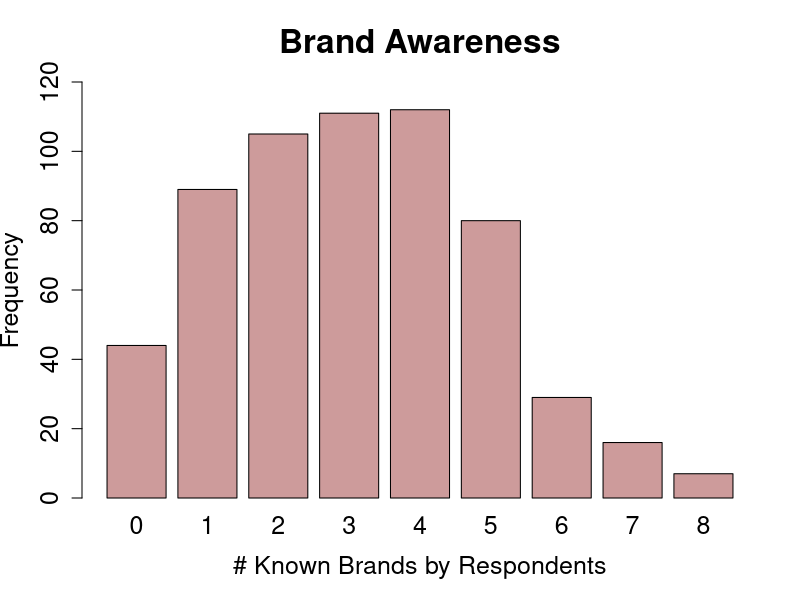
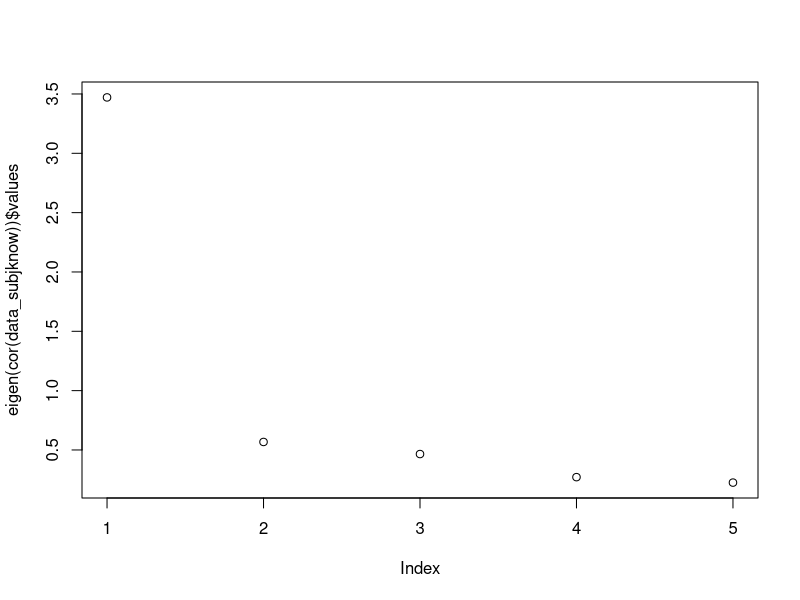
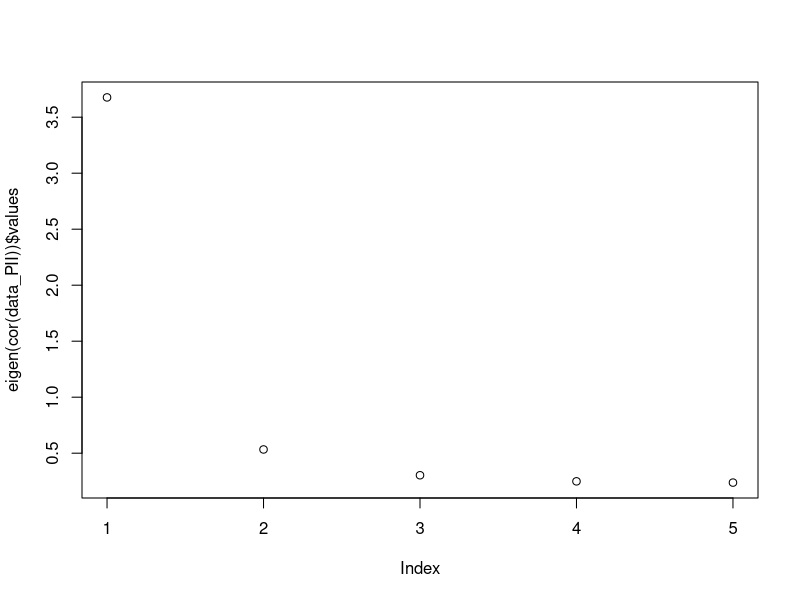
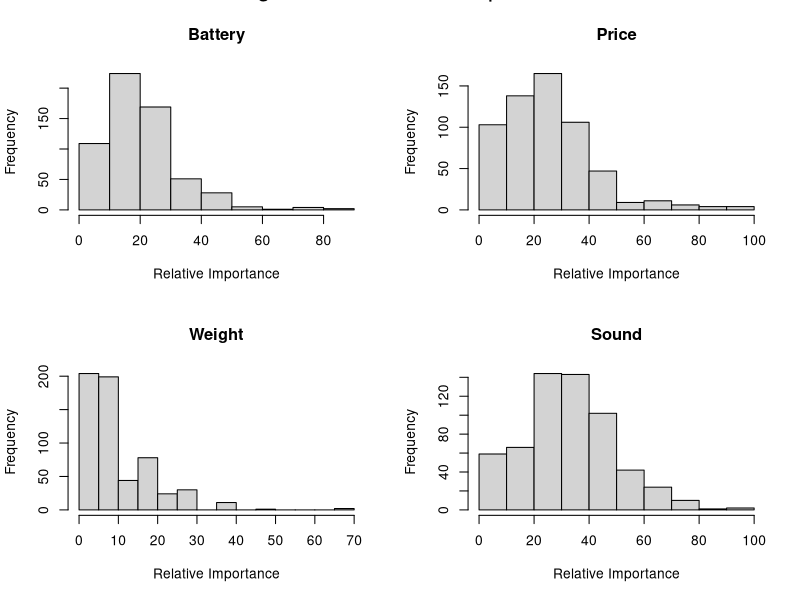
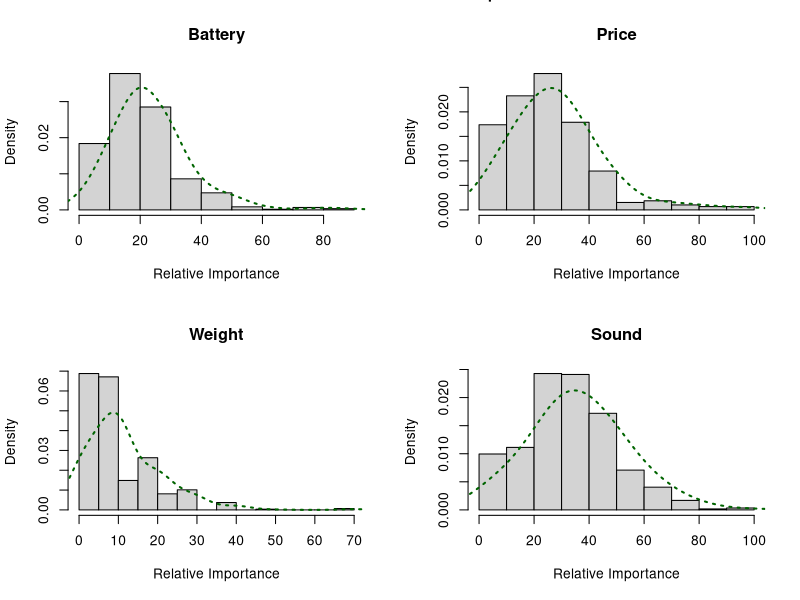

Write R code to recreate these figures, in order. (Note: this script raises an error after producing the figures.)
getwd()
setwd("~/Caci17/SWP3")

library(psych)
library(dplyr)

bluetooth <- read.csv("indivData.csv")

###---- Brand Awarenes ----

#bakalim kac kisi biliyormus
head <- c("Anker", "Bose", "JBL", "Philips", "Sony", "UE", "HarmanKardon", "Beats", "None", "Observations", "0", "1", "2", "3", "4", "5", "6", "7", "8", "Avr")

counts_general <- as.vector(rowSums(bluetooth[, c(4, 5, 6, 7, 8, 9, 10, 11)]))
#let's make a new column with counts general
bluetooth$brand_awareness <- as.factor(counts_general)
plot(bluetooth$brand_awareness, xlab="# Known Brands by Respondents", ylab = "Frequency", ylim=c(0,120), main = "Brand Awareness", col = "rosybrown3", cex.lab=1.5, cex.axis=1.5, cex.main=2, cex.sub=1.5, cex.names = 1.5)

general_sums <- c(sum(bluetooth$BrandAwareness_Anker), 
              sum(bluetooth$BrandAwareness_Bose),
              sum(bluetooth$BrandAwareness_JBL),
              sum(bluetooth$BrandAwareness_Philips),
              sum(bluetooth$BrandAwareness_Sony),
              sum(bluetooth$BrandAwareness_UE),
              sum(bluetooth$BrandAwareness_HarmanKardon),
              sum(bluetooth$BrandAwareness_Beats),
              sum(bluetooth$BrandAwareness_None),
              nrow(bluetooth),
              sum(counts_general == "0"),
              sum(counts_general == "1"),
              sum(counts_general == "2"),
              sum(counts_general == "3"),
              sum(counts_general == "4"),
              sum(counts_general == "5"),
              sum(counts_general == "6"),
              sum(counts_general == "7"),
              sum(counts_general == "8"),
              mean(counts_general)) #there is one person did not respond this question!

#hicbirini bilmiyorum diyen ama yine de baska markayi biliyorum diye isaretleyen olmus mu- olmamis baktim.

#cinsiyete gore ayiralim
female <- bluetooth[bluetooth$GenderLabel == "female", ]
male <- bluetooth[bluetooth$GenderLabel == "male", ]
no_gender_info <- bluetooth[bluetooth$GenderLabel == "Prefer not to answer", ]

counts_female <- as.vector(rowSums(female[, c(4, 5, 6, 7, 8, 9, 10, 11)]))
female_sums <- c(sum(female$BrandAwareness_Anker), 
                  sum(female$BrandAwareness_Bose),
                  sum(female$BrandAwareness_JBL),
                  sum(female$BrandAwareness_Philips),
                  sum(female$BrandAwareness_Sony),
                  sum(female$BrandAwareness_UE),
                  sum(female$BrandAwareness_HarmanKardon),
                  sum(female$BrandAwareness_Beats),
                  sum(female$BrandAwareness_None),
                  nrow(female),
                  sum(counts_female == "0"),
                  sum(counts_female == "1"),
                  sum(counts_female == "2"),
                  sum(counts_female == "3"),
                  sum(counts_female == "4"),
                  sum(counts_female == "5"),
                  sum(counts_female == "6"),
                  sum(counts_female == "7"),
                  sum(counts_female == "8"),
                  mean(counts_female))

counts_male <- as.vector(rowSums(male[, c(4, 5, 6, 7, 8, 9, 10, 11)]))
male_sums <- c(sum(male$BrandAwareness_Anker), 
                  sum(male$BrandAwareness_Bose),
                  sum(male$BrandAwareness_JBL),
                  sum(male$BrandAwareness_Philips),
                  sum(male$BrandAwareness_Sony),
                  sum(male$BrandAwareness_UE),
                  sum(male$BrandAwareness_HarmanKardon),
                  sum(male$BrandAwareness_Beats),
                  sum(male$BrandAwareness_None),
                  nrow(male),
                  sum(counts_male == "0"),
                  sum(counts_male == "1"),
                  sum(counts_male == "2"),
                  sum(counts_male == "3"),
                  sum(counts_male == "4"),
                  sum(counts_male == "5"),
                  sum(counts_male == "6"),
                  sum(counts_male == "7"),
                  sum(counts_male == "8"),
                  mean(counts_male))

counts_gender <- as.vector(rowSums(no_gender_info[, c(4, 5, 6, 7, 8, 9, 10, 11)]))
no_gender_sums <- c(sum(no_gender_info$BrandAwareness_Anker), 
                  sum(no_gender_info$BrandAwareness_Bose),
                  sum(no_gender_info$BrandAwareness_JBL),
                  sum(no_gender_info$BrandAwareness_Philips),
                  sum(no_gender_info$BrandAwareness_Sony),
                  sum(no_gender_info$BrandAwareness_UE),
                  sum(no_gender_info$BrandAwareness_HarmanKardon),
                  sum(no_gender_info$BrandAwareness_Beats),
                  sum(no_gender_info$BrandAwareness_None),
                  nrow(no_gender_info),
                  sum(counts_gender == "0"),
                  sum(counts_gender == "1"),
                  sum(counts_gender == "2"),
                  sum(counts_gender == "3"),
                  sum(counts_gender == "4"),
                  sum(counts_gender == "5"),
                  sum(counts_gender == "6"),
                  sum(counts_gender == "7"),
                  sum(counts_gender == "8"),
                  mean(counts_gender))
#by their occupation
employed <- bluetooth[bluetooth$OccupationLabel == "Employed",]
retired <- bluetooth[bluetooth$OccupationLabel == "Retired",]
selfemployed <- bluetooth[bluetooth$OccupationLabel == "Self-employed",]
student <- bluetooth[bluetooth$OccupationLabel == "Student",]
unemployed <- bluetooth[bluetooth$OccupationLabel == "Unemployed",]

counts_employed <- as.vector(rowSums(employed[, c(4, 5, 6, 7, 8, 9, 10, 11)]))
employed_sums <- c(sum(employed$BrandAwareness_Anker), 
                 sum(employed$BrandAwareness_Bose),
                 sum(employed$BrandAwareness_JBL),
                 sum(employed$BrandAwareness_Philips),
                 sum(employed$BrandAwareness_Sony),
                 sum(employed$BrandAwareness_UE),
                 sum(employed$BrandAwareness_HarmanKardon),
                 sum(employed$BrandAwareness_Beats),
                 sum(employed$BrandAwareness_None),
                 nrow(employed),
                 sum(counts_employed == "0"),
                 sum(counts_employed == "1"),
                 sum(counts_employed == "2"),
                 sum(counts_employed == "3"),
                 sum(counts_employed == "4"),
                 sum(counts_employed == "5"),
                 sum(counts_employed == "6"),
                 sum(counts_employed == "7"),
                 sum(counts_employed == "8"),
                 mean(counts_employed))

counts_retired <- as.vector(rowSums(retired[, c(4, 5, 6, 7, 8, 9, 10, 11)]))
retired_sums <- c(sum(retired$BrandAwareness_Anker), 
               sum(retired$BrandAwareness_Bose),
               sum(retired$BrandAwareness_JBL),
               sum(retired$BrandAwareness_Philips),
               sum(retired$BrandAwareness_Sony),
               sum(retired$BrandAwareness_UE),
               sum(retired$BrandAwareness_HarmanKardon),
               sum(retired$BrandAwareness_Beats),
               sum(retired$BrandAwareness_None),
               nrow(retired),
               sum(counts_retired == "0"),
               sum(counts_retired == "1"),
               sum(counts_retired == "2"),
               sum(counts_retired == "3"),
               sum(counts_retired == "4"),
               sum(counts_retired == "5"),
               sum(counts_retired == "6"),
               sum(counts_retired == "7"),
               sum(counts_retired == "8"),
               mean(counts_retired))

counts_selfemployed <- as.vector(rowSums(selfemployed[, c(4, 5, 6, 7, 8, 9, 10, 11)]))
selfemployed_sums <- c(sum(selfemployed$BrandAwareness_Anker), 
                    sum(selfemployed$BrandAwareness_Bose),
                    sum(selfemployed$BrandAwareness_JBL),
                    sum(selfemployed$BrandAwareness_Philips),
                    sum(selfemployed$BrandAwareness_Sony),
                    sum(selfemployed$BrandAwareness_UE),
                    sum(selfemployed$BrandAwareness_HarmanKardon),
                    sum(selfemployed$BrandAwareness_Beats),
                    sum(selfemployed$BrandAwareness_None),
                    nrow(selfemployed),
                    sum(counts_selfemployed == "0"),
                    sum(counts_selfemployed == "1"),
                    sum(counts_selfemployed == "2"),
                    sum(counts_selfemployed == "3"),
                    sum(counts_selfemployed == "4"),
                    sum(counts_selfemployed == "5"),
                    sum(counts_selfemployed == "6"),
                    sum(counts_selfemployed == "7"),
                    sum(counts_selfemployed == "8"),
                    mean(counts_selfemployed))

counts_student <- as.vector(rowSums(student[, c(4, 5, 6, 7, 8, 9, 10, 11)]))
student_sums <- c(sum(student$BrandAwareness_Anker), 
                      sum(student$BrandAwareness_Bose),
                      sum(student$BrandAwareness_JBL),
                      sum(student$BrandAwareness_Philips),
                      sum(student$BrandAwareness_Sony),
                      sum(student$BrandAwareness_UE),
                      sum(student$BrandAwareness_HarmanKardon),
                      sum(student$BrandAwareness_Beats),
                      sum(student$BrandAwareness_None),
                      nrow(student),
                      sum(counts_student == "0"),
                      sum(counts_student == "1"),
                      sum(counts_student == "2"),
                      sum(counts_student == "3"),
                      sum(counts_student == "4"),
                      sum(counts_student == "5"),
                      sum(counts_student == "6"),
                      sum(counts_student == "7"),
                      sum(counts_student == "8"),
                      mean(counts_student))

counts_unemployed <- as.vector(rowSums(unemployed[, c(4, 5, 6, 7, 8, 9, 10, 11)]))
unemployed_sums <- c(sum(unemployed$BrandAwareness_Anker), 
                       sum(unemployed$BrandAwareness_Bose),
                       sum(unemployed$BrandAwareness_JBL),
                       sum(unemployed$BrandAwareness_Philips),
                       sum(unemployed$BrandAwareness_Sony),
                       sum(unemployed$BrandAwareness_UE),
                       sum(unemployed$BrandAwareness_HarmanKardon),
                       sum(unemployed$BrandAwareness_Beats),
                       sum(unemployed$BrandAwareness_None),
                       nrow(unemployed),
                       sum(counts_unemployed == "0"),
                       sum(counts_unemployed == "1"),
                       sum(counts_unemployed == "2"),
                       sum(counts_unemployed == "3"),
                       sum(counts_unemployed == "4"),
                       sum(counts_unemployed == "5"),
                       sum(counts_unemployed == "6"),
                       sum(counts_unemployed == "7"),
                       sum(counts_unemployed == "8"),
                       mean(counts_unemployed))

#by income
levels(bluetooth$IncomeLabel)
#we have 8 levels, 1 to 7 is going in an increasing scale, while 8 is not specified 
bluetooth$Income <- as.factor(bluetooth$Income)
income1 <- bluetooth[bluetooth$Income == "1",]
income2 <- bluetooth[bluetooth$Income == "2",]
income3 <- bluetooth[bluetooth$Income == "3",]
income4 <- bluetooth[bluetooth$Income == "4",]
income5 <- bluetooth[bluetooth$Income == "5",]
income6 <- bluetooth[bluetooth$Income == "6",]
income7 <- bluetooth[bluetooth$Income == "7",]
income8 <- bluetooth[bluetooth$Income == "8",]


counts_income1 <- as.vector(rowSums(income1[, c(4, 5, 6, 7, 8, 9, 10, 11)]))
income1_sums <- c(sum(income1$BrandAwareness_Anker), 
                     sum(income1$BrandAwareness_Bose),
                     sum(income1$BrandAwareness_JBL),
                     sum(income1$BrandAwareness_Philips),
                     sum(income1$BrandAwareness_Sony),
                     sum(income1$BrandAwareness_UE),
                     sum(income1$BrandAwareness_HarmanKardon),
                     sum(income1$BrandAwareness_Beats),
                     sum(income1$BrandAwareness_None),
                     nrow(income1),
                     sum(counts_income1 == "0"),
                     sum(counts_income1 == "1"),
                     sum(counts_income1 == "2"),
                     sum(counts_income1 == "3"),
                     sum(counts_income1 == "4"),
                     sum(counts_income1 == "5"),
                     sum(counts_income1 == "6"),
                     sum(counts_income1 == "7"),
                     sum(counts_income1 == "8"),
                     mean(counts_income1))

counts_income2 <- as.vector(rowSums(income2[, c(4, 5, 6, 7, 8, 9, 10, 11)]))
income2_sums <- c(sum(income2$BrandAwareness_Anker), 
                     sum(income2$BrandAwareness_Bose),
                     sum(income2$BrandAwareness_JBL),
                     sum(income2$BrandAwareness_Philips),
                     sum(income2$BrandAwareness_Sony),
                     sum(income2$BrandAwareness_UE),
                     sum(income2$BrandAwareness_HarmanKardon),
                     sum(income2$BrandAwareness_Beats),
                     sum(income2$BrandAwareness_None),
                     nrow(income2),
                     sum(counts_income2 == "0"),
                     sum(counts_income2 == "1"),
                     sum(counts_income2 == "2"),
                     sum(counts_income2 == "3"),
                     sum(counts_income2 == "4"),
                     sum(counts_income2 == "5"),
                     sum(counts_income2 == "6"),
                     sum(counts_income2 == "7"),
                     sum(counts_income2 == "8"),
                     mean(counts_income2))


counts_income3 <- as.vector(rowSums(income3[, c(4, 5, 6, 7, 8, 9, 10, 11)]))
income3_sums <- c(sum(income3$BrandAwareness_Anker), 
                     sum(income3$BrandAwareness_Bose),
                     sum(income3$BrandAwareness_JBL),
                     sum(income3$BrandAwareness_Philips),
                     sum(income3$BrandAwareness_Sony),
                     sum(income3$BrandAwareness_UE),
                     sum(income3$BrandAwareness_HarmanKardon),
                     sum(income3$BrandAwareness_Beats),
                     sum(income3$BrandAwareness_None),
                     nrow(income3),
                     sum(counts_income3 == "0"),
                     sum(counts_income3 == "1"),
                     sum(counts_income3 == "2"),
                     sum(counts_income3 == "3"),
                     sum(counts_income3 == "4"),
                     sum(counts_income3 == "5"),
                     sum(counts_income3 == "6"),
                     sum(counts_income3 == "7"),
                     sum(counts_income3 == "8"),
                     mean(counts_income3))

counts_income4 <- as.vector(rowSums(income4[, c(4, 5, 6, 7, 8, 9, 10, 11)]))
income4_sums <- c(sum(income4$BrandAwareness_Anker), 
                     sum(income4$BrandAwareness_Bose),
                     sum(income4$BrandAwareness_JBL),
                     sum(income4$BrandAwareness_Philips),
                     sum(income4$BrandAwareness_Sony),
                     sum(income4$BrandAwareness_UE),
                     sum(income4$BrandAwareness_HarmanKardon),
                     sum(income4$BrandAwareness_Beats),
                     sum(income4$BrandAwareness_None),
                     nrow(income4),
                     sum(counts_income4 == "0"),
                     sum(counts_income4 == "1"),
                     sum(counts_income4 == "2"),
                     sum(counts_income4 == "3"),
                     sum(counts_income4 == "4"),
                     sum(counts_income4 == "5"),
                     sum(counts_income4 == "6"),
                     sum(counts_income4 == "7"),
                     sum(counts_income4 == "8"),
                     mean(counts_income4))

counts_income5 <- as.vector(rowSums(income5[, c(4, 5, 6, 7, 8, 9, 10, 11)]))
income5_sums <- c(sum(income5$BrandAwareness_Anker), 
                     sum(income5$BrandAwareness_Bose),
                     sum(income5$BrandAwareness_JBL),
                     sum(income5$BrandAwareness_Philips),
                     sum(income5$BrandAwareness_Sony),
                     sum(income5$BrandAwareness_UE),
                     sum(income5$BrandAwareness_HarmanKardon),
                     sum(income5$BrandAwareness_Beats),
                     sum(income5$BrandAwareness_None),
                     nrow(income5),
                     sum(counts_income5 == "0"),
                     sum(counts_income5 == "1"),
                     sum(counts_income5 == "2"),
                     sum(counts_income5 == "3"),
                     sum(counts_income5 == "4"),
                     sum(counts_income5 == "5"),
                     sum(counts_income5 == "6"),
                     sum(counts_income5 == "7"),
                     sum(counts_income5 == "8"),
                     mean(counts_income5))

counts_income6 <- as.vector(rowSums(income6[, c(4, 5, 6, 7, 8, 9, 10, 11)]))
income6_sums <- c(sum(income6$BrandAwareness_Anker), 
                     sum(income6$BrandAwareness_Bose),
                     sum(income6$BrandAwareness_JBL),
                     sum(income6$BrandAwareness_Philips),
                     sum(income6$BrandAwareness_Sony),
                     sum(income6$BrandAwareness_UE),
                     sum(income6$BrandAwareness_HarmanKardon),
                     sum(income6$BrandAwareness_Beats),
                     sum(income6$BrandAwareness_None),
                     nrow(income6),
                     sum(counts_income6 == "0"),
                     sum(counts_income6 == "1"),
                     sum(counts_income6 == "2"),
                     sum(counts_income6 == "3"),
                     sum(counts_income6 == "4"),
                     sum(counts_income6 == "5"),
                     sum(counts_income6 == "6"),
                     sum(counts_income6 == "7"),
                     sum(counts_income6 == "8"),
                     mean(counts_income6))

counts_income7 <- as.vector(rowSums(income7[, c(4, 5, 6, 7, 8, 9, 10, 11)]))
income7_sums <- c(sum(income7$BrandAwareness_Anker), 
                     sum(income7$BrandAwareness_Bose),
                     sum(income7$BrandAwareness_JBL),
                     sum(income7$BrandAwareness_Philips),
                     sum(income7$BrandAwareness_Sony),
                     sum(income7$BrandAwareness_UE),
                     sum(income7$BrandAwareness_HarmanKardon),
                     sum(income7$BrandAwareness_Beats),
                     sum(income7$BrandAwareness_None),
                     nrow(income7),
                     sum(counts_income7 == "0"),
                     sum(counts_income7 == "1"),
                     sum(counts_income7 == "2"),
                     sum(counts_income7 == "3"),
                     sum(counts_income7 == "4"),
                     sum(counts_income7 == "5"),
                     sum(counts_income7 == "6"),
                     sum(counts_income7 == "7"),
                     sum(counts_income7 == "8"),
                     mean(counts_income7))

counts_income8 <- as.vector(rowSums(income8[, c(4, 5, 6, 7, 8, 9, 10, 11)]))
income8_sums <- c(sum(income8$BrandAwareness_Anker), 
                     sum(income8$BrandAwareness_Bose),
                     sum(income8$BrandAwareness_JBL),
                     sum(income8$BrandAwareness_Philips),
                     sum(income8$BrandAwareness_Sony),
                     sum(income8$BrandAwareness_UE),
                     sum(income8$BrandAwareness_HarmanKardon),
                     sum(income8$BrandAwareness_Beats),
                     sum(income8$BrandAwareness_None),
                     nrow(income8),
                     sum(counts_income8 == "0"),
                     sum(counts_income8 == "1"),
                     sum(counts_income8 == "2"),
                     sum(counts_income8 == "3"),
                     sum(counts_income8 == "4"),
                     sum(counts_income8 == "5"),
                     sum(counts_income8 == "6"),
                     sum(counts_income8 == "7"),
                     sum(counts_income8 == "8"),
                     mean(counts_income8))

total_matrix <- rbind(general_sums,female_sums, male_sums, no_gender_sums ,
           employed_sums, retired_sums, selfemployed_sums, student_sums, unemployed_sums,
           income1_sums, income2_sums, income3_sums, income4_sums, income5_sums, income6_sums, income7_sums, income8_sums)
colnames(total_matrix) <- head
total_matrix

#write.csv(total_matrix, "file.csv")


### RELATIVE IMPORTANT FACTORS ANALYSIS - 0rki ORKUN

# genel data da insanlar neyi onemsemis, en fazla degerler vs....
relImportanceEveryone <- cbind(summary(bluetooth$RelImp_battery), summary(bluetooth$RelImp_price),
                       summary(bluetooth$RelImp_weight), summary(bluetooth$RelImp_sound) )
colnames(relImportanceEveryone) <- (cbind('Battery', 'Price', 'Weight', 'Sound'))

mean(x = sort(x = bluetooth$RelImp_weight)[-c(1, length(x = bluetooth$RelImp_weight))])

# sonra bu aynisini farkli yas-income-bilgi vs. gruplari icin yapilsin.

# relImportancePriceGroupedbyBrandAwareness <- bluetooth %>% group_by(BrandAwareness_Anker, BrandAwareness_Bose,
#                                                       BrandAwareness_JBL, BrandAwareness_Philips,
#                                                       BrandAwareness_Sony, BrandAwareness_UE,
#                                                       BrandAwareness_HarmanKardon, BrandAwareness_Beats,
# BrandAwareness_Beats, BrandAwareness_None) %>% summarise('Price Mean' = mean(RelImp_price))
# brand awareness a gore grouplamak cok anlamli bi sey cikarmiyo...

relImportancePrice_groupedbyAge <- bluetooth %>% group_by(Age) %>% summarise('Price Mean' = mean(RelImp_price))
relImportanceSound_groupedbyAge <- bluetooth %>% group_by(Age) %>% summarise('Sound Mean' = mean(RelImp_sound))
relImportanceBattery_groupedbyAge <- bluetooth %>% group_by(Age) %>% summarise('Battery Mean' = mean(RelImp_battery))
relImportanceWeight_groupedbyAge <- bluetooth %>% group_by(Age) %>% summarise('Weight Mean' = mean(RelImp_weight))


RelImportance_groupedbyAge<- cbind(relImportancePrice_groupedbyAge,
                                   relImportanceSound_groupedbyAge,
                                   relImportanceBattery_groupedbyAge,
                                   relImportanceWeight_groupedbyAge)
RelImportance_groupedbyAge <- RelImportance_groupedbyAge[, cbind(-3,-5,-7)]
RelImportance_groupedbyAge

write.table(RelImportance_groupedbyAge,file="RelImportance_groupedbyAge.txt", sep = '|')

relImportancePrice_groupedbyIncome <- bluetooth %>% group_by(Income) %>% summarise('Price Mean' = mean(RelImp_price))
relImportanceSound_groupedbyIncome <- bluetooth %>% group_by(Income) %>% summarise('Sound Mean' = mean(RelImp_sound))
relImportanceBattery_groupedbyIncome <- bluetooth %>% group_by(Income) %>% summarise('Battery Mean' = mean(RelImp_battery))
relImportanceWeight_groupedbyIncome <- bluetooth %>% group_by(Income) %>% summarise('Weight Mean' = mean(RelImp_weight))

RelImportance_groupedbyIncome<- cbind(relImportancePrice_groupedbyIncome,
                                      relImportanceSound_groupedbyIncome,
                                      relImportanceBattery_groupedbyIncome,
                                      relImportanceWeight_groupedbyIncome)
RelImportance_groupedbyIncome <- RelImportance_groupedbyIncome[, cbind(-3,-5,-7)]
RelImportance_groupedbyIncome

write.table(RelImportance_groupedbyIncome,file="RelImportance_groupedbyIncome.txt", sep = '|')


# TO-DO: otomatize edilebilir regex kullanilarak, kafam basmadi suan
# for (attribute in regexpr('RelImp_*', colnames(bluetooth))) {
#   hist(bluetooth$attribute, freq = FALSE)
#   lines(density(bluetooth$attribute))
# }

png("RelativeImportanceHistograms.png")

par(mfrow=c(2, 2)) # aslinda 2ye 2lik bir grafik template i aciyor

hist(bluetooth$RelImp_battery, freq = TRUE, main = 'Battery' , xlab = 'Relative Importance')

hist(bluetooth$RelImp_price, freq = TRUE, main = 'Price', xlab = 'Relative Importance')

hist(bluetooth$RelImp_weight, freq = TRUE, main = 'Weight', xlab = 'Relative Importance')

hist(bluetooth$RelImp_sound, freq = TRUE, main = 'Sound', xlab = 'Relative Importance')

mtext('Histograms of Relative Importances', outer = TRUE, cex = 1.5)

dev.off() 

# Open a png file
png("RelativeImportanceHistograms.png")

par(mfrow=c(2, 2)) # aslinda 2ye 2lik bir grafik template i aciyor

hist(bluetooth$RelImp_battery, freq = FALSE, main = 'Battery' , xlab = 'Relative Importance')
lines(density(bluetooth$RelImp_battery, adjust=2),
      col="darkgreen", lwd=2, lty= "dotted" )

hist(bluetooth$RelImp_price, freq = FALSE, main = 'Price', xlab = 'Relative Importance')
lines(density(bluetooth$RelImp_price, adjust=2),
      col="darkgreen", lwd=2, lty= "dotted" )

hist(bluetooth$RelImp_weight, freq = FALSE, main = 'Weight', xlab = 'Relative Importance')
lines(density(bluetooth$RelImp_weight, adjust=2),
      col="darkgreen", lwd=2, lty= "dotted" )

hist(bluetooth$RelImp_sound, freq = FALSE, main = 'Sound', xlab = 'Relative Importance')
lines(density(bluetooth$RelImp_sound, adjust=2),
      col="darkgreen", lwd=2, lty= "dotted" )

mtext('Distribution of Relative Importances', outer = TRUE, cex = 1.5)

# Close the png file
dev.off() 



#######              KNOWLEDGE ABOUT SPEAKERS

#1: I know pretty much
#2: not very knowledgeable
#3: expert (among the circle of friends)
#4: I know less (compared to most other people)
#5: I really don???t know

data_subjknow <- bluetooth %>%
  select(starts_with("SubjKnow"))

####      FACTOR ANALYSIS
# Eigenvalue -- finding the optimal number of factors
eigen(cor(data_subjknow))$values
plot(eigen(cor(data_subjknow))$values) # 1 tane factor yap diyor, ilk eigenvalue: 3,47, ikinci: 0.56
fa<-fa(data_subjknow,method=mle,scores='tenBerge',
       nfactors=1, rotate ="varimax")
fa
bluetooth$fa <- fa$scores

###      IntentToBuy'a gore : 
# Cok bilenler almaya daha mi meyilli?
scores<-aggregate(fa$scores, by=list(bluetooth$IntentToBuy),mean, na.rm=TRUE)
scores

# scores: IntentToBuy = 0 icin -0.075 , IntentToBuy = 1 icin 0.150, 
# bu cok bilenler almaya daha meyilli, such finding!! 


###     Relative Importance'a gore :
# Cok bilenler neye onem veriyor?

data_relimp <- bluetooth %>%
  select(starts_with("RelImp"))

bluetooth$RelImp <- colnames(data_relimp)[apply(data_relimp,1,which.max)]

scores<-aggregate(fa$scores, by=list(bluetooth$RelImp),mean, na.rm=TRUE)
scores
scores_sorted <- scores[order(scores[, "MR1"]), , drop = FALSE]
scores_sorted

# burda en buyuk deger buyukten kucuge : sound , battery , price , weight ( 0.17 , -0.018 , -0.148 , -0.69)
# yani en cok bilenler, relative importance larini ustteki siraya gore belirlemisler.

###     Gender'a gore : 
# Cok bilenlerin cinsiyeti ne? 

scores<-aggregate(fa$scores, by=list(bluetooth$GenderLabel),mean, na.rm=TRUE)
scores
scores_sorted <- scores[order(scores[, "MR1"]), , drop = FALSE]
scores_sorted

# burda en buyuk deger buyukten kucuge : male, no answer, female ( 0.35 , -0.119, -0.44)
# yani en cok bilenlerin sirasi yukaridaki gibi.


###     Age'e gore : 
# Cok bilenlerin yasi ne? 

levels(bluetooth$AgeLabel)
# 8 level var, "1": <18 ve "8": >=50
scores<-aggregate(fa$scores, by=list(bluetooth$AgeLabel),mean, na.rm=TRUE)
scores
scores_sorted <- scores[order(scores[, "MR1"]), , drop = FALSE]
scores_sorted

# karisik biraz 25-40 arasi daha cok biliyor, bi de 18 yas alti

###     Residence'a gore : 
# Cok bilenler nerde yasiyor? 

levels(bluetooth$Residence)
# 38 level var.
scores<-aggregate(fa$scores, by=list(bluetooth$Residence),mean, na.rm=TRUE)
scores
scores_sorted <- scores[order(scores[, "MR1"]), , drop = FALSE]
scores_sorted

# en cok bilen uclu: Macedonia, Iran, Spain
# en az bilen uclu: Portugal, Serbia, Ukraine


###     Occupation'a gore : 
# Cok bilenler nerde yasiyor? 

levels(bluetooth$OccupationLabel)
# 5 level var.
scores<-aggregate(fa$scores, by=list(bluetooth$OccupationLabel),mean, na.rm=TRUE)
scores
scores_sorted <- scores[order(scores[, "MR1"]), , drop = FALSE]
scores_sorted

# Cok bilenden az bilene : student, self-employed, employed, unemployed, retired


###     Education'a gore : 
# Cok bilenler ne kadar egitimli? 

levels(bluetooth$EducationLabel)
# 5 level var.
scores<-aggregate(fa$scores, by=list(bluetooth$EducationLabel),mean, na.rm=TRUE)
scores
scores_sorted <- scores[order(scores[, "MR1"]), , drop = FALSE]
scores_sorted

# Cok bilenden az bilene : undergraduate, graduate, high school, other, less than high school


###     Income'a gore : 
# Cok bilenler ne kadar parasi var? 

levels(bluetooth$IncomeLabel)
# 8 level var.
scores<-aggregate(fa$scores, by=list(bluetooth$IncomeLabel),mean, na.rm=TRUE)
scores
scores_sorted <- scores[order(scores[, "MR1"]), , drop = FALSE]
scores_sorted

# Cok bilenden az bilene : zenginler daha cok biliyor genelde :)




####                  IS IT IMPORTANT?

#1: important
#2: mean nothing
#3: matter
#4: significant
#5: no concern

data_PII <- bluetooth %>%
  select(starts_with("PII"))

####       FACTOR ANALYSIS
# Eigenvalue -- finding the optimal number of factors
eigen(cor(data_PII))$values
plot(eigen(cor(data_PII))$values) # 1 tane factor yap diyor, ilk eigenvalue: 3,47, ikinci: 0.56
fa2<-fa(data_PII,method=mle,scores='tenBerge',
       nfactors=1, rotate ="varimax")
fa2
bluetooth$fa2 <- fa2$scores

###      IntentToBuy'a gore : 
# Cok onem verenler almaya daha mi meyilli?
scores<-aggregate(fa2$scores, by=list(bluetooth$IntentToBuy),mean, na.rm=TRUE)
scores

# scores: IntentToBuy = 0 icin -0.139 , IntentToBuy = 1 icin 0.278, 
# bu cok bilenler almaya daha meyilli.


###       Relative Importance'a gore : 
# Cok onem verenler neye onem veriyor?

scores<-aggregate(fa2$scores, by=list(bluetooth$RelImp),mean, na.rm=TRUE)
scores

# RelImp_battery : 1
# RelImp_weight : 2
# RelImp_price : 3
# RelImp_sound : 4

# burda en buyuk deger buyukten kucuge : sound , battery , price , weight ( 0.202 , -0.079 , -0.19 , -0.41)
# yani en cok onem verenler, relative importance larini ustteki siraya gore belirlemisler.

###     Gender'a gore : 
# Cok bilenlerin cinsiyeti ne? 

scores<-aggregate(fa2$scores, by=list(bluetooth$GenderLabel),mean, na.rm=TRUE)
scores
scores_sorted <- scores[order(scores[, "MR1"]), , drop = FALSE]
scores_sorted

# burda en buyuk deger buyukten kucuge : male, no answer, female ( 0.35 , -0.119, -0.44)
# yani en cok bilenlerin sirasi yukaridaki gibi.


###     Age'e gore : 
# Cok onem verenlerin yasi ne? 

levels(bluetooth$AgeLabel)
# 8 level var, "1": <18 ve "8": >=50
scores<-aggregate(fa2$scores, by=list(bluetooth$AgeLabel),mean, na.rm=TRUE)
scores
scores_sorted <- scores[order(scores[, "MR1"]), , drop = FALSE]
scores_sorted

# onem verenler 18 yas alti ve 18-29, 
# cok bilenlerle karsilastirinca biraz komik, cok bilenler 25-40 arasi genelde :) 



###     Residence'a gore : 
# Cok onem verenler nerde yasiyor? 

levels(bluetooth$Residence)
# 38 level var.
scores<-aggregate(fa2$scores, by=list(bluetooth$Residence),mean, na.rm=TRUE)
scores
scores_sorted <- scores[order(scores[, "MR1"]), , drop = FALSE]
scores_sorted

# en cok onem veren uclu: Macedonia, Brazil, Spain
# en az onem veren uclu: Syria, Benin, China


###     Occupation'a gore : 
# Cok onem verenler nap??yor? :)

levels(bluetooth$OccupationLabel)
# 5 level var.
scores<-aggregate(fa2$scores, by=list(bluetooth$OccupationLabel),mean, na.rm=TRUE)
scores
scores_sorted <- scores[order(scores[, "MR1"]), , drop = FALSE]
scores_sorted

# Cok bilenden az bilene : student, self-employed, employed, unemployed, retired


###     Education'a gore : 
# Cok onem verenler ne kadar egitimli? 

levels(bluetooth$EducationLabel)
# 5 level var.
scores<-aggregate(fa2$scores, by=list(bluetooth$EducationLabel),mean, na.rm=TRUE)
scores
scores_sorted <- scores[order(scores[, "MR1"]), , drop = FALSE]
scores_sorted

# Cok bilenden az bilene : other, undergraduate, high school, graduate, less than high school


###     Income'a gore : 
# Cok onem verenlerin ne kadar parasi var? 

levels(bluetooth$IncomeLabel)
# 8 level var.
scores<-aggregate(fa2$scores, by=list(bluetooth$IncomeLabel),mean, na.rm=TRUE)
scores
scores_sorted <- scores[order(scores[, "MR1"]), , drop = FALSE]
scores_sorted

# Cok onem verenden az verene : karisik biraz, middle income? :)


#### CLUSTERING


# Cluster Persons from bluetooth speaker questionaire

library(stringr)

bluetooth[,-str_detect(colnames(bluetooth), "Label")]
bluetooth$RelImp <- NULL
bluetooth$id <- NULL
bluetooth$Residence <- NULL

bluetooth$Income <- as.numeric(bluetooth$Income)
bluetooth[bluetooth$Income ==8] <- median(as.numeric(bluetooth$Income[bluetooth$Income != 8]))
bluetooth$brand_awareness <- as.numeric(bluetooth$brand_awareness)                    
                                           
colnames(bluetooth[,-(3:21)])
str(bluetooth[,-(3:21)])
bluetooth.dist<-dist(apply(bluetooth[,-(3:21)],2,scale)) 
str(bluetooth.dist)
bluetooth.dist

as.matrix(bluetooth.dist)[1:5,1:5]

bluetoothclust <- hclust(bluetooth.dist, method ="single")
plot(bluetoothclust)
bluetoothclust <- hclust(bluetooth.dist, method ="ward.D2")
plot(bluetoothclust)

bluetoothclust.segment <- cutree(bluetoothclust, k=4)
str(bluetoothclust.segment)

table(bluetoothclust.segment)

seg.summ <- function (data,groups) {
  aggregate(data,list(groups), function (x) mean(as.numeric(x)))
}

seg.summ(bluetooth[,-(3:21)],bluetoothclust.segment)

plot(rev(bluetoothclust$height^2))
plot(rev(bluetoothclust$height^2)[1:50], type="b")

bluetoothclust$height


set.seed (1) 
seg.k <- kmeans(bluetooth.dist , centers =4)
seg.summ (bluetooth,seg.k$cluster )



ss.all<-data.frame(i=1:200,fit=0)
head(ss.all)
for(i in 1:200){
  set.seed(i+100)
  tmp <- kmeans(bluetooth.dist , centers =4)
  ss.all[ss.all$i==i,]$fit<-tmp$betweenss
}
str(ss.all)
ss.all[which.max(ss.all$fit), ]
ss.all[which.min(ss.all$fit), ]

ss.all[1:10,]
set.seed (11) 

seg.k <- kmeans(bluetooth.dist , centers =4)
seg.k
seg.summ (bluetooth , seg.k$cluster )
set.seed (182) 
seg.k <- kmeans(bluetooth.dist , centers =4)
seg.summ (bluetooth , seg.k$cluster )

boxplot(bluetooth$Income~seg.k$cluster ,
        xlab ="Income", ylab ="Segment",
        horizontal = TRUE )
library ( cluster )
clusplot(bluetooth , seg.k$cluster , color =TRUE , shade =TRUE ,
         labels =4, lines =0, main ="K- means cluster plot ")





### ---- Other Descriptive Analytics (Kodlarimiz karismasin diye section actim buraya) ----

#code code


####### EDA - pca de yaptim factor analysis yaninda, bence kullanmicaz ama silmiyim dedim.
## PCA - two factors 
#pca_2factor<-principal(data_subjknow, nfactors=2, rotate ="varimax")
#pca_2factor
# 1, 2, 4 ve 5 factor oldu, 3 ayri kaldi.

#head(pca_2factor$scores)
#t(pca_2factor$scores)%*%pca_2factor$scores/(nrow(data_subjknow)-1) # show that factors are uncorrelated

# PCA - two factors - plot 
# burda IntentToBuy'a bak??nca, ??ok bilenler almaya daha meyilli gibi bi ??ey cikarmaya calisiyorum.
#scores <- aggregate(pca_2factor$scores, by=list(bluetooth$IntentToBuy), mean, na.rm=TRUE)
#x <- scores[,2]
#y <- scores[,3]
#plot(x, y, xlab = "Coordinate 1", ylab = "Coordinate 2", main = "Metric MDS", 
# pch = 19, ylim = c(-2, 2), xlim = c(-2, 2))
#text(x, y, labels = scores[,1], cex = 1, pos = 4)
#abline(h = 0, v = 0, col = "grey")

## PCA - three factors 
#pca_3factor<-principal(data_subjknow, nfactors=3, rotate ="varimax")
#pca_3factor
# 1, 2 ve 5 factor oldu, 3 ayri bir factor, 4 ayri bir factor oldu.
#3
#head(pca_3factor$scores)
#t(pca_3factor$scores)%*%pca_3factor$scores/(nrow(data_subjknow)-1) # show that factors are uncorrelated

#scores<-aggregate(pca_3factor$scores, by=list(bluetooth$IntentToBuy),mean, na.rm=TRUE)
#scores

#dist.factor <- dist(scores[,-c(1)])
#dist.factor

###### ERROR SHOW ########
#fit.factor <- cmdscale(dist.factor, k = 2) # burda error veriyor, 3 factor'un 2 boyutlu izdusumunu cikaramiyorum.
# variable say??s?? 2, az diye mi oyle oluyor?
#fit.factor

#x.factor <- fit.factor[,1]
#y.factor <- fit.factor[,2]

#plot(x.factor, y.factor, xlab = "Coordinate 1", ylab = "Coordinate 2", main = "Metric MDS", 
#    pch = 19, ylim = c(-3, 3), xlim = c(-3, 3))
#text(x.factor, y.factor, labels = hscores[,1], cex = 1, pos = 4)
#abline(h = 0, v = 0, col = "grey")


## PCA
#pca_2factor<-principal(data_PII, nfactors=2, rotate ="varimax")
#pca_2factor
# 1, 2, 3 ve 4 factor oldu, 5 ayri kaldi.

#head(pca_2factor$scores)
#t(pca_2factor$scores)%*%pca_2factor$scores/(nrow(data_subjknow)-1) # show that factors are uncorrelated

#scores <- aggregate(pca_2factor$scores, by=list(bluetooth$IntentToBuy), mean, na.rm=TRUE)
#x <- scores[,2]
#y <- scores[,3]
#plot(x, y, xlab = "Coordinate 1", ylab = "Coordinate 2", main = "Metric MDS", 
#     pch = 19, ylim = c(-2, 2), xlim = c(-2, 2))
#text(x, y, labels = scores[,1], cex = 1, pos = 4)
#abline(h = 0, v = 0, col = "grey")


#pca_3factor<-principal(data_PII, nfactors=3, rotate ="varimax")
#pca_3factor
# 1, 3 ve 4 factor oldu, 2 ayri bir factor, 5 ayri bir factor oldu.

#head(pca_3factor$scores)
#t(pca_3factor$scores)%*%pca_3factor$scores/(nrow(data_subjknow)-1) # show that factors are uncorrelated

############################################################################################
#####      KNOWLEGDE VE IMPORTANCE FACTORLERI COK YAK??N SONUC VERIYOR, BEN HEPSINI KOMPLE MI FACTORLESEM? HE HE :)

data_factor <- bluetooth %>%
  select(starts_with("SubjKnow"),
         starts_with("PII"))

# Eigenvalue -- finding the optimal number of factors
eigen(cor(data_factor))$values
plot(eigen(cor(data_factor))$values) # 2 tane factor yap diyor, ilk eigenvalue: 4,95, ikinci: 2,206
fa<-fa(data_factor,method=mle,scores='tenBerge',
       nfactors=2, rotate ="varimax")
fa # knowledgelari ayr?? factorledi, importancelari ayri factorledi, mantikli.

###      IntentToBuy'a gore :
# Cok onem verenler + bilenler almaya daha mi meyilli?
scores<-aggregate(fa$scores, by=list(bluetooth$IntentToBuy),mean, na.rm=TRUE)
scores

# scores: IntentToBuy = 0 icin -0.137 ve -0.519 , IntentToBuy = 1 icin 0.274 ve 0.103, 
# cok onem verenler + bilenler almaya daha meyilli.


###       Relative Importance'a gore : 
# Cok onem verenler + bilenler neye onem veriyor?

scores<-aggregate(fa$scores, by=list(bluetooth$RelImp),mean, na.rm=TRUE)
scores

# RelImp_battery : 1
# RelImp_weight : 2
# RelImp_price : 3
# RelImp_sound : 4

# burda en buyuk deger buyukten kucuge : sound , battery , price , weight
# yani en cok onem verenler + bilenler, relative importance larini ustteki siraya gore belirlemisler.

############################################################################################


###########
